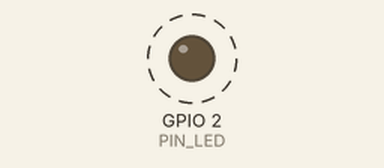
This program was run on a simulated ESP32. Parts: output pins drawn as LEDs (lit = HIGH). Dashed ring = blinking. USB keyboard and mouse output is not drawn; what the program prints to the serial monitor is not drawn.

Above: at 0.05 s.
Timing chart, 0 to 3.0 s (numbered marks = the images above):
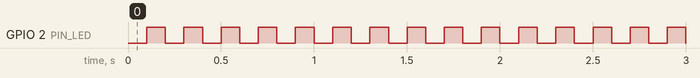

The program:

main.cpp
```cpp
// (licence header left out)
#include <Arduino.h>
#include <BleGamepad.h>

#include "achsen.h"
#include "kennung.h"
#include "sumd.h"

namespace {

constexpr int PIN_SUMD_RX = 16;
constexpr int PIN_LED = 2;
constexpr uint32_t SUMD_BAUD = 115200;
constexpr uint32_t BERICHT_SPAETESTENS_MS = 50;
constexpr uint32_t MELDEN_MS = 100;

sumd::Dekoder dekoder;
BleGamepad gamepad(AWSM_EMPFAENGER_NAME, AWSM_EMPFAENGER_HERSTELLER, 100);

uint32_t letzterRahmenMs = 0;
bool jeEinRahmen = false;
achsen::Bericht gesendet;
bool jeGesendet = false;
uint32_t letzterBerichtMs = 0;
uint32_t letzteMeldungMs = 0;

void senden(const achsen::Bericht& b) {
  gamepad.setX(b.achse[achsen::ACHSE_X]);
  gamepad.setY(b.achse[achsen::ACHSE_Y]);
  gamepad.setZ(b.achse[achsen::ACHSE_Z]);
  gamepad.setRX(b.achse[achsen::ACHSE_RX]);
  gamepad.setRY(b.achse[achsen::ACHSE_RY]);
  gamepad.setRZ(b.achse[achsen::ACHSE_RZ]);
  gamepad.setSlider1(b.achse[achsen::SCHIEBER1]);
  gamepad.setSlider2(b.achse[achsen::SCHIEBER2]);
  if (b.failsafe) {
    gamepad.press(BUTTON_1);
  } else {
    gamepad.release(BUTTON_1);
  }
  gamepad.sendReport();
}

void melden(const achsen::Bericht& b) {
  const sumd::Rahmen& r = dekoder.rahmen();
  Serial.printf("%s | ", gamepad.isConnected() ? "BLE verbunden" : "BLE wartet   ");
  if (b.failsafe) {
    Serial.printf("SUMD %s", jeEinRahmen && r.failsafe ? "FAILSAFE   " : "kein Signal");
  } else {
    Serial.printf("SUMD ok %2u Kanaele", r.kanaele);
    const uint8_t zeigen = r.kanaele < 8 ? r.kanaele : 8;
    for (uint8_t k = 0; k < zeigen; ++k) Serial.printf(" K%u=%4u", k + 1, r.us[k]);
  }
  Serial.printf(" | ok %lu, verworfen %lu\n", static_cast<unsigned long>(dekoder.angenommen()),
                static_cast<unsigned long>(dekoder.verworfen()));
}

}  // namespace

void setup() {
  pinMode(PIN_LED, OUTPUT);
  Serial.begin(115200);
  Serial2.begin(SUMD_BAUD, SERIAL_8N1, PIN_SUMD_RX, -1);

  BleGamepadConfiguration konfig;
  konfig.setAutoReport(false);
  konfig.setControllerType(CONTROLLER_TYPE_GAMEPAD);
  konfig.setButtonCount(1);
  konfig.setHatSwitchCount(0);
  konfig.setIncludeStart(false);
  konfig.setIncludeSelect(false);
  konfig.setWhichAxes(true, true, true, true, true, true, true, true);
  konfig.setAxesMin(achsen::ACHSE_MIN);
  konfig.setAxesMax(achsen::ACHSE_MAX);
  gamepad.begin(&konfig);

  Serial.println();
  Serial.println("awsmSIM-Empfaenger: SUMD -> Bluetooth-Gamepad \"" AWSM_EMPFAENGER_NAME "\"");
}

void loop() {
  while (Serial2.available() > 0) {
    if (dekoder.einspeisen(static_cast<uint8_t>(Serial2.read()))) {
      letzterRahmenMs = millis();
      jeEinRahmen = true;
    }
  }

  const uint32_t jetzt = millis();
  const achsen::Bericht b = achsen::abbilden(dekoder.rahmen(), jeEinRahmen, jetzt - letzterRahmenMs);
  const bool verbunden = gamepad.isConnected();

  if (verbunden) {
    const bool neu = !jeGesendet || !achsen::gleich(b, gesendet);
    if (neu || jetzt - letzterBerichtMs >= BERICHT_SPAETESTENS_MS) {
      senden(b);
      gesendet = b;
      jeGesendet = true;
      letzterBerichtMs = jetzt;
    }
  } else {
    jeGesendet = false;
  }

  if (!verbunden) {
    digitalWrite(PIN_LED, ((jetzt / 500) % 2) ? HIGH : LOW);
  } else if (b.failsafe) {
    digitalWrite(PIN_LED, ((jetzt / 100) % 2) ? HIGH : LOW);
  } else {
    digitalWrite(PIN_LED, HIGH);
  }

  if (jetzt - letzteMeldungMs >= MELDEN_MS) {
    letzteMeldungMs = jetzt;
    melden(b);
  }

  delay(1);
}
```

kennung.h
```cpp
// (licence header left out)
#pragma once

#define AWSM_EMPFAENGER_NAME "awsmSIM Empfaenger"
#define AWSM_EMPFAENGER_HERSTELLER "awsmSIM"
```

Measured:
- by itself, GPIO 2 (PIN_LED): alternates HIGH for 0.10 s and LOW for 0.10 s
